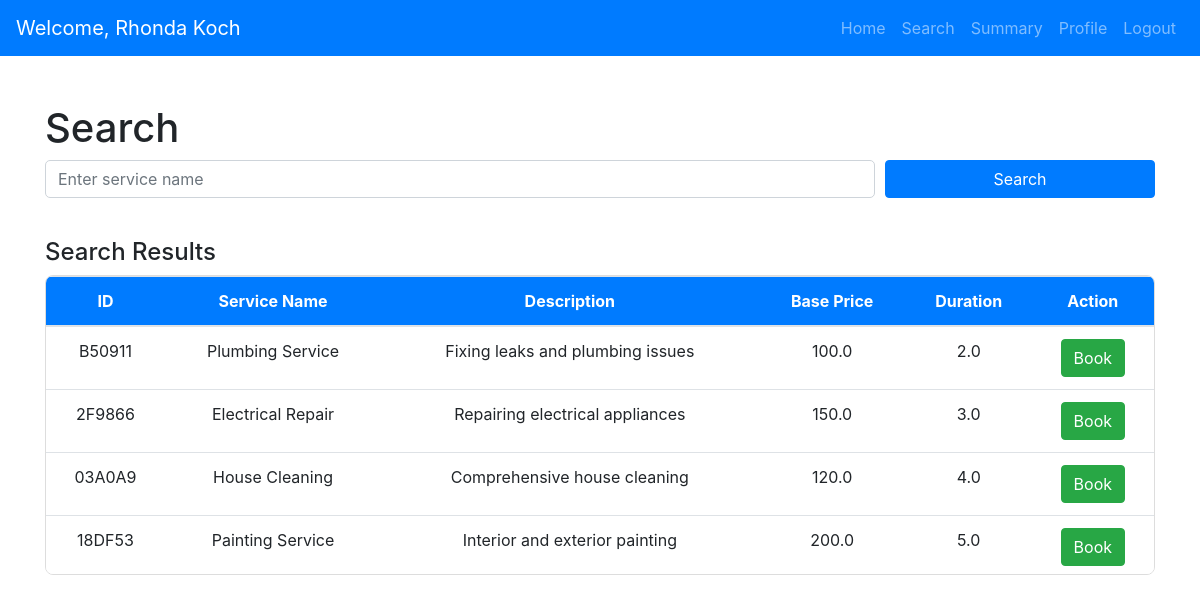
/customer_search (signed in), run on the app's committed database.
### models.py (models this page shows, shortened)
class User(db.Model, UserMixin):
    __tablename__ = 'users'
    id = db.Column(db.String(6), primary_key=True, default=generate_unique_id, unique=True)
    name = db.Column(db.String(150), nullable=False)
    email = db.Column(db.String(150), unique=True, nullable=False)
    _password = db.Column("password", db.String(500), nullable=False)
    address = db.Column(db.String(300), nullable=True)
    pincode = db.Column(db.String(10), nullable=True)
    phone_number = db.Column(db.String(15), nullable=True)
    role = db.Column(db.String(50), nullable=False)  # Customer or Professional
    __mapper_args__ = {
    'polymorphic_identity': 'user',
    'polymorphic_on': role,  # This allows loading unknown roles without crashing
    }
    @property
    def password(self):
        raise AttributeError("Password is not readable!")
    @password.setter
    def password(self, password):
        self._password = generate_password_hash(password, method="pbkdf2:sha256")

class Service(db.Model):
    __tablename__ = 'services'
    id = db.Column(db.String(6), primary_key=True, default=generate_unique_id, unique=True)
    service_name = db.Column(db.String(100), nullable=False)
    service_description = db.Column(db.Text, nullable=True)
    price = db.Column(db.Float, nullable=False)
    duration = db.Column(db.Float, nullable=True)  # Use Float if you need fractional hours # Add duration (only date) column
    requests = db.relationship('Request', back_populates='service', lazy=True, passive_deletes=True)

### app.py (the view)
@app.route('/customer_search', methods=['GET'])
def customer_search():
    customer_id = session.get('user_id')
    customer = Customer.query.get(customer_id)
    search_query = request.args.get('search_query', '')
    query = Service.query
    if search_query:
        query = query.filter(Service.service_name.contains(search_query) | Service.service_description.contains(search_query))
    filtered_services = query.all()
    return render_template(
        'customer/customer_search.html',
        customer=customer,
        search_query=search_query,
        filtered_services=filtered_services
    )

### app.py (called while the page is built)
@login_manager.user_loader
def load_user(user_id):
    return User.query.get(user_id)

### templates/customer/customer_search.html (shortened to what this page needs)
<!DOCTYPE html>
<html lang="en">
<head>
    <link href="https://stackpath.bootstrapcdn.com/bootstrap/4.5.2/css/bootstrap.min.css" rel="stylesheet">
</head>
<body>
    {% extends 'base.html' %}
    {% block navbar %}
        {% include 'navbars/customer_navbar.html' %}
    {% endblock %}
    {% block content %}
    <div class="container mt-5">
        <h1>Search</h1>
        <form method="GET" action="{{ url_for('customer_search') }}">
            <div class="form-row">
                <div class="form-group col-md-9">
                    <input type="text" class="form-control" id="search_query" name="search_query" value="{{ search_query }}" placeholder="Enter service name">
                </div>
                <div class="form-group col-md-3 align-self-end">
                    <button type="submit" class="btn btn-primary btn-block">Search</button>
                </div>
            </div>
        </form>
        {% if filtered_services %}
            <div class="container-box mt-4">
                <h4>Search Results</h4>
                <div class="table-container">
                    <table class="table table-hover">
                        <thead>
                            <tr>
                                <th>ID</th>
                                <th>Service Name</th>
                                <th>Description</th>
                                <th>Base Price</th>
                                <th>Duration</th>
                                <th>Action</th>
                            </tr>
                        </thead>
                        <tbody>
                            {% for service in filtered_services %}
                            <tr>
                                <td>{{ service.id }}</td>
                                <td>{{ service.service_name }}</td>
                                <td>{{ service.service_description }}</td>
                                <td>{{ service.price }}</td>
                                <td>{{ service.duration }}</td>
                                <td>
                                    <button type="button" class="btn btn-success" data-toggle="modal"           data-target="#bookServiceModal"
                                        data-service-id="{{ service.id }}" data-service-name="{{ service.service_name }}"
                                        data-description="{{ service.service_description }}" data-base-price="{{ service.price }}"
                                        data-duration="{{ service.duration }}">
                                    Book
                                </button>
                                </td>
                            </tr>
                            {% endfor %}
                        </tbody>
                    </table>
                </div>
            </div>
        {% else %}
            <div class="alert alert-info mt-4">No results found.</div>
        {% endif %}
    </div>
    {% include 'customer/book_service.html' %}
    {% endblock %}

### templates/navbars/customer_navbar.html (shortened to what this page needs)
<!DOCTYPE html>
<html lang="en">
<head>
    <link href="https://stackpath.bootstrapcdn.com/bootstrap/4.5.2/css/bootstrap.min.css" rel="stylesheet">
</head>
<body>
    <nav class="navbar navbar-expand-lg navbar-dark bg-primary">
        <a class="navbar-brand" href="{{ url_for('customer_dashboard') }}">Welcome, {{ customer.name }}</a>
        <div class="collapse navbar-collapse" id="navbarNav">
            <ul class="navbar-nav ml-auto">
                <li class="nav-item"><a class="nav-link" href="{{ url_for('customer_dashboard') }}">Home</a></li>
              <li class="nav-item"><a class="nav-link" href="{{ url_for('customer_search') }}">Search</a></li>
              <li class="nav-item"><a class="nav-link" href="{{ url_for('customer_summary') }}">Summary</a></li>
              <li class="nav-item"><a class="nav-link" href="{{ url_for('customer_profile') }}">Profile</a>
              </li>
              <li class="nav-item"><a class="nav-link" href="{{ url_for('logout') }}">Logout</a></li>
            </ul>
        </div>
    </nav>
</body>
</html>

### templates/customer/customer_search.html (style rules this page uses)
body { font-family: Arial, sans-serif; background: #f7f8fc; margin: 0; padding: 0; }
.table-container { overflow-y: auto; max-height: 300px; border: 1px solid #ddd; border-radius: 8px; }
.table { width: 100%; border-collapse: collapse; }
.table th { background-color: #007bff !important; color: white !important; position: sticky; top: 0; z-index: 2; text-align: center; }
.table td { text-align: center; vertical-align: middle; }

### templates/customer/book_service.html (style rules this page uses)
.form-control { border-radius: 5px; box-shadow: none; border: 1px solid #ced4da; }
.btn-primary { background-color: #007bff; border-color: #007bff; }

### data on the page
User: name "Rhonda Koch"
Service: id "B50911", service_name "Plumbing Service", service_description "Fixing leaks and plumbing issues", price "100.0", duration "2.0"
Service: id "2F9866", service_name "Electrical Repair", service_description "Repairing electrical appliances", price "150.0", duration "3.0"
Service: id "03A0A9", service_name "House Cleaning", service_description "Comprehensive house cleaning", price "120.0", duration "4.0"
Service: id "18DF53", service_name "Painting Service", service_description "Interior and exterior painting", price "200.0", duration "5.0"
